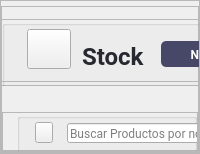
            <widget class="QWidget" name="page_stock">
             <layout class="QHBoxLayout" name="horizontalLayout_3">
              <property name="spacing">
               <number>0</number>
              </property>
              <property name="leftMargin">
               <number>0</number>
              </property>
              <property name="topMargin">
               <number>0</number>
              </property>
              <property name="rightMargin">
               <number>0</number>
              </property>
              <property name="bottomMargin">
               <number>0</number>
              </property>
              <item>
               <widget class="QFrame" name="container_stock_3">
                <property name="frameShape">
                 <enum>QFrame::StyledPanel</enum>
                </property>
                <property name="frameShadow">
                 <enum>QFrame::Raised</enum>
                </property>
                <layout class="QVBoxLayout" name="verticalLayout_5" stretch="0,0,0">
                 <property name="spacing">
                  <number>0</number>
                 </property>
                 <property name="leftMargin">
                  <number>0</number>
                 </property>
                 <property name="topMargin">
                  <number>0</number>
                 </property>
                 <property name="rightMargin">
                  <number>0</number>
                 </property>
                 <property name="bottomMargin">
                  <number>0</number>
                 </property>
                 <item>
                  <widget class="QFrame" name="top_frame_stock_3">
                   <property name="minimumSize">
                    <size>
                     <width>0</width>
                     <height>80</height>
                    </size>
                   </property>
                   <property name="maximumSize">
                    <size>
                     <width>300</width>
                     <height>70</height>
                    </size>
                   </property>
                   <property name="frameShape">
                    <enum>QFrame::StyledPanel</enum>
                   </property>
                   <property name="frameShadow">
                    <enum>QFrame::Raised</enum>
                   </property>
                   <widget class="QFrame" name="frame_10">
                    <property name="geometry">
                     <rect>
                      <x>0</x>
                      <y>13</y>
                      <width>354</width>
                      <height>70</height>
                     </rect>
                    </property>
                    <property name="minimumSize">
                     <size>
                      <width>354</width>
                      <height>70</height>
                     </size>
                    </property>
                    <property name="maximumSize">
                     <size>
                      <width>16777215</width>
                      <height>50</height>
                     </size>
                    </property>
                    <property name="frameShape">
                     <enum>QFrame::StyledPanel</enum>
                    </property>
                    <property name="frameShadow">
                     <enum>QFrame::Raised</enum>
                    </property>
                    <layout class="QVBoxLayout" name="verticalLayout_23">
                     <property name="spacing">
                      <number>0</number>
                     </property>
                     <property name="leftMargin">
                      <number>0</number>
                     </property>
                     <property name="topMargin">
                      <number>0</number>
                     </property>
                     <property name="rightMargin">
                      <number>0</number>
                     </property>
                     <property name="bottomMargin">
                      <number>0</number>
                     </property>
                     <item>
                      <widget class="QGroupBox" name="groupBox_4">
                       <property name="title">
                        <string/>
                       </property>
                       <widget class="QLabel" name="label_8">
                        <property name="geometry">
                         <rect>
                          <x>80</x>
                          <y>10</y>
                          <width>120</width>
                          <height>52</height>
                         </rect>
                        </property>
                        <property name="minimumSize">
                         <size>
                          <width>66</width>
                          <height>0</height>
                         </size>
                        </property>
                        <property name="maximumSize">
                         <size>
                          <width>120</width>
                          <height>16777215</height>
                         </size>
                        </property>
                        <property name="font">
                         <font>
                          <family>Roboto</family>
                          <pointsize>18</pointsize>
                          <weight>75</weight>
                          <bold>true</bold>
                         </font>
                        </property>
                        <property name="styleSheet">
                         <string notr="true">color: #282830 ;
</string>
                        </property>
                        <property name="text">
                         <string>Stock</string>
                        </property>
                        <property name="alignment">
                         <set>Qt::AlignLeading|Qt::AlignLeft|Qt::AlignVCenter</set>
                        </property>
                       </widget>
                       <widget class="QPushButton" name="pushButton_13">
                        <property name="geometry">
                         <rect>
                          <x>20</x>
                          <y>9</y>
                          <width>49</width>
                          <height>40</height>
                         </rect>
                        </property>
                        <property name="maximumSize">
                         <size>
                          <width>60</width>
                          <height>60</height>
                         </size>
                        </property>
                        <property name="styleSheet">
                         <string notr="true">margin-left:5px</string>
                        </property>
                        <property name="text">
                         <string/>
                        </property>
                        <property name="icon">
                         <iconset resource="../img/img_oficiales.qrc">
                          <normaloff>:/img/warehouse.png</normaloff>:/img/warehouse.png</iconset>
                        </property>
                        <property name="iconSize">
                         <size>
                          <width>40</width>
                          <height>40</height>
                         </size>
                        </property>
                       </widget>
                      </widget>
                     </item>
                    </layout>
                   </widget>
                   <widget class="QPushButton" name="product_new_btn">
                    <property name="geometry">
                     <rect>
                      <x>160</x>
                      <y>35</y>
                      <width>131</width>
                      <height>26</height>
                     </rect>
                    </property>
                    <property name="minimumSize">
                     <size>
                      <width>0</width>
                      <height>26</height>
                     </size>
                    </property>
                    <property name="font">
                     <font>
                      <family>Roboto</family>
                      <pointsize>9</pointsize>
                      <weight>75</weight>
                      <bold>true</bold>
                     </font>
                    </property>
                    <property name="cursor">
                     <cursorShape>PointingHandCursor</cursorShape>
                    </property>
                    <property name="styleSheet">
                     <string notr="true">QPushButton{
background-color: rgb(71, 71, 103);
color:#fff;
padding-right:15px;
border-radius: 5px;
text-align:right;
}

QPushButton:hover{
background-color: rgba(71, 71, 103,180);

}</string>
                    </property>
                    <property name="text">
                     <string>Nuevo Producto</string>
                    </property>
                    <property name="icon">
                     <iconset resource="../img/img_oficiales.qrc">
                      <normaloff>:/img/plus.png</normaloff>:/img/plus.png</iconset>
                    </property>
                    <property name="iconSize">
                     <size>
                      <width>13</width>
                      <height>13</height>
                     </size>
                    </property>
                   </widget>
                  </widget>
                 </item>
                 <item>
                  <widget class="QFrame" name="mid_stock_3">
                   <property name="maximumSize">
                    <size>
                     <width>16777215</width>
                     <height>70</height>
                    </size>
                   </property>
                   <property name="frameShape">
                    <enum>QFrame::StyledPanel</enum>
                   </property>
                   <property name="frameShadow">
                    <enum>QFrame::Raised</enum>
                   </property>
                   <layout class="QVBoxLayout" name="verticalLayout_24">
                    <property name="spacing">
                     <number>0</number>
                    </property>
                    <property name="leftMargin">
                     <number>0</number>
                    </property>
                    <property name="topMargin">
                     <number>30</number>
                    </property>
                    <property name="rightMargin">
                     <number>0</number>
                    </property>
                    <property name="bottomMargin">
                     <number>0</number>
                    </property>
                    <item alignment="Qt::AlignBottom">
                     <widget class="QFrame" name="frame_11">
                      <property name="minimumSize">
                       <size>
                        <width>0</width>
                        <height>50</height>
                       </size>
                      </property>
                      <property name="maximumSize">
                       <size>
                        <width>16777215</width>
                        <height>50</height>
                       </size>
                      </property>
                      <property name="frameShape">
                       <enum>QFrame::StyledPanel</enum>
                      </property>
                      <property name="frameShadow">
                       <enum>QFrame::Raised</enum>
                      </property>
                      <layout class="QVBoxLayout" name="verticalLayout_25">
                       <property name="spacing">
                        <number>0</number>
                       </property>
                       <property name="leftMargin">
                        <number>0</number>
                       </property>
                       <property name="topMargin">
                        <number>0</number>
                       </property>
                       <property name="rightMargin">
                        <number>0</number>
                       </property>
                       <property name="bottomMargin">
                        <number>0</number>
                       </property>
                       <item>
                        <widget class="QGroupBox" name="groupBox_7">
                         <property name="minimumSize">
                          <size>
                           <width>0</width>
                           <height>50</height>
                          </size>
                         </property>
                         <property name="styleSheet">
                          <string notr="true">margin-left: 14px</string>
                         </property>
                         <property name="title">
                          <string/>
                         </property>
                         <widget class="QPushButton" name="btn_buscarP">
                          <property name="geometry">
                           <rect>
                            <x>18</x>
                            <y>9</y>
                            <width>32</width>
                            <height>21</height>
                           </rect>
                          </property>
                          <property name="minimumSize">
                           <size>
                            <width>0</width>
                            <height>21</height>
                           </size>
                          </property>
                          <property name="cursor">
                           <cursorShape>PointingHandCursor</cursorShape>
                          </property>
                          <property name="text">
                           <string/>
                          </property>
                          <property name="icon">
                           <iconset resource="../img/img_oficiales.qrc">
                            <normaloff>:/img/LupaB.png</normaloff>:/img/LupaB.png</iconset>
                          </property>
                          <property name="iconSize">
                           <size>
                            <width>50</width>
                            <height>50</height>
                           </size>
                          </property>
                         </widget>
                         <widget class="QLineEdit" name="buscar_input">
                          <property name="geometry">
                           <rect>
                            <x>50</x>
                            <y>10</y>
                            <width>301</width>
                            <height>20</height>
                           </rect>
                          </property>
                          <property name="minimumSize">
                           <size>
                            <width>0</width>
                            <height>20</height>
                           </size>
                          </property>
                          <property name="styleSheet">
                           <string notr="true">font-family: Roboto;
</string>
                          </property>
                          <property name="text">
                           <string/>
                          </property>
                          <property name="placeholderText">
                           <string>Buscar Productos por nombre o palabra clave</string>
                          </property>
                         </widget>
                        </widget>
                       </item>
                      </layout>
                     </widget>
                    </item>
                   </layout>
                  </widget>
                 </item>
                 <item>
                  <widget class="QFrame" name="bottom_stock_3">
                   <property name="frameShape">
                    <enum>QFrame::StyledPanel</enum>
                   </property>
                   <property name="frameShadow">
                    <enum>QFrame::Raised</enum>
                   </property>
                   <layout class="QVBoxLayout" name="verticalLayout_26">
                    <property name="spacing">
                     <number>0</number>
                    </property>
                    <property name="leftMargin">
                     <number>0</number>
                    </property>
                    <property name="topMargin">
                     <number>0</number>
                    </property>
                    <property name="rightMargin">
                     <number>0</number>
                    </property>
                    <property name="bottomMargin">
                     <number>0</number>
                    </property>
                    <item>
                     <widget class="QFrame" name="frame_19">
                      <property name="frameShape">
                       <enum>QFrame::StyledPanel</enum>
                      </property>
                      <property name="frameShadow">
                       <enum>QFrame::Raised</enum>
                      </property>
                      <widget class="QTableWidget" name="tableWidget_stock_2">
                       <property name="geometry">
                        <rect>
                         <x>30</x>
                         <y>60</y>
                         <width>851</width>
                         <height>422</height>
                        </rect>
                       </property>
                       <property name="maximumSize">
                        <size>
                         <width>16777215</width>
                         <height>422</height>
                        </size>
                       </property>
                       <property name="cursor" stdset="0">
                        <cursorShape>PointingHandCursor</cursorShape>
                       </property>
                       <property name="styleSheet">
                        <string notr="true">QTableWidget{
font-size: 11pt;
margin-left: 0px;
margin-top:15px;
color: #000;
font-family: Roboto;
text-align:center;
}
QheaderView::item
    {
text-align:center;

    }
QHeaderView::section {
    background-color: #394353;
	border-radius: 11px;
	color:#fff;
    font-size: 9pt;
	font-family:Roboto;
}

QHeaderView::section:horizontal
{
    border-top: 1px solid #394353;

}

QHeaderView::section:vertical
{

    border-left: 1px solid #394353;
}</string>
                       </property>
                       <property name="editTriggers">
                        <set>QAbstractItemView::NoEditTriggers</set>
                       </property>
                       <property name="showGrid">
                        <bool>false</bool>
                       </property>
                       <attribute name="horizontalHeaderVisible">
                        <bool>false</bool>
                       </attribute>
                       <attribute name="horizontalHeaderCascadingSectionResizes">
                        <bool>true</bool>
                       </attribute>
                       <attribute name="horizontalHeaderDefaultSectionSize">
                        <number>169</number>
                       </attribute>
                       <attribute name="horizontalHeaderShowSortIndicator" stdset="0">
                        <bool>true</bool>
                       </attribute>
                       <attribute name="horizontalHeaderStretchLastSection">
                        <bool>true</bool>
                       </attribute>
                       <attribute name="verticalHeaderVisible">
                        <bool>false</bool>
                       </attribute>
                       <attribute name="verticalHeaderDefaultSectionSize">
                        <number>41</number>
                       </attribute>
                       <column>
                        <property name="text">
                         <string>New Column</string>
                        </property>
                       </column>
                       <column>
                        <property name="text">
                         <string>New Column</string>
                        </property>
                       </column>
                       <column>
                        <property name="text">
                         <string>New Column</string>
                        </property>
                       </column>
                       <column>
                        <property name="text">
                         <string>New Column</string>
                        </property>
                       </column>
                       <column>
                        <property name="text">
                         <string>New Column</string>
                        </property>
                       </column>
                      </widget>
                      <widget class="QFrame" name="frame_20">
                       <property name="geometry">
                        <rect>
                         <x>20</x>
                         <y>9</y>
                         <width>861</width>
                         <height>41</height>
                        </rect>
                       </property>
                       <property name="minimumSize">
                        <size>
                         <width>56</width>
                         <height>41</height>
                        </size>
                       </property>
                       <property name="styleSheet">
                        <string notr="true">background-color: rgb(232, 232, 232);
border-radius:15px;</string>
                       </property>
                       <property name="frameShape">
                        <enum>QFrame::StyledPanel</enum>
                       </property>
                       <property name="frameShadow">
                        <enum>QFrame::Raised</enum>
                       </property>
                       <layout class="QHBoxLayout" name="horizontalLayout_15">
                        <item alignment="Qt::AlignLeft">
                         <widget class="QLabel" name="label_11">
                          <property name="font">
                           <font>
                            <family>Roboto</family>
                            <pointsize>11</pointsize>
                            <weight>75</weight>
                            <bold>true</bold>
                           </font>
                          </property>
                          <property name="styleSheet">
                           <string notr="true">background: none;
color: #282830 ;
</string>
                          </property>
                          <property name="text">
                           <string>Código</string>
                          </property>
                         </widget>
                        </item>
                        <item alignment="Qt::AlignLeft">
                         <widget class="QLabel" name="label_23">
                          <property name="font">
                           <font>
                            <family>Roboto</family>
                            <pointsize>11</pointsize>
                            <weight>75</weight>
                            <bold>true</bold>
                           </font>
                          </property>
                          <property name="styleSheet">
                           <string notr="true">background: none;
color: #282830 ;

</string>
                          </property>
                          <property name="text">
                           <string>Descripción</string>
                          </property>
                         </widget>
                        </item>
                        <item alignment="Qt::AlignLeft">
                         <widget class="QLabel" name="label_24">
                          <property name="font">
                           <font>
                            <family>Roboto</family>
                            <pointsize>11</pointsize>
                            <weight>75</weight>
                            <bold>true</bold>
                           </font>
                          </property>
                          <property name="styleSheet">
                           <string notr="true">background: none;
color: #282830 ;
</string>
                          </property>
                          <property name="text">
                           <string>Marca</string>
                          </property>
                         </widget>
                        </item>
                        <item alignment="Qt::AlignLeft">
                         <widget class="QLabel" name="label_25">
                          <property name="font">
                           <font>
                            <family>Roboto</family>
                            <pointsize>11</pointsize>
                            <weight>75</weight>
                            <bold>true</bold>
                           </font>
                          </property>
                          <property name="styleSheet">
                           <string notr="true">background: none;
color: #282830 ;
</string>
                          </property>
                          <property name="text">
                           <string>Cantidad</string>
                          </property>
                         </widget>
                        </item>
                        <item alignment="Qt::AlignLeft">
                         <widget class="QLabel" name="label_26">
                          <property name="font">
                           <font>
                            <family>Roboto</family>
                            <pointsize>11</pointsize>
                            <weight>75</weight>
                            <bold>true</bold>
                           </font>
                          </property>
                          <property name="styleSheet">
                           <string notr="true">background: none;
color: #282830 ;
</string>
                          </property>
                          <property name="text">
                           <string>Primer Vencimiento</string>
                          </property>
                         </widget>
                        </item>
                       </layout>
                      </widget>
                      <widget class="QPushButton" name="btn_actualizarStock">
                       <property name="geometry">
                        <rect>
                         <x>883</x>
                         <y>20</y>
                         <width>31</width>
                         <height>21</height>
                        </rect>
                       </property>
                       <property name="minimumSize">
                        <size>
                         <width>0</width>
                         <height>21</height>
                        </size>
                       </property>
                       <property name="cursor">
                        <cursorShape>PointingHandCursor</cursorShape>
                       </property>
                       <property name="text">
                        <string/>
                       </property>
                       <property name="icon">
                        <iconset resource="../img/img_oficiales.qrc">
                         <normaloff>:/img/refresh.png</normaloff>:/img/refresh.png</iconset>
                       </property>
                       <property name="iconSize">
                        <size>
                         <width>33</width>
                         <height>16</height>
                        </size>
                       </property>
                      </widget>
                     </widget>
                    </item>
                   </layout>
                  </widget>
                 </item>
                </layout>
               </widget>
              </item>
             </layout>
            </widget>
